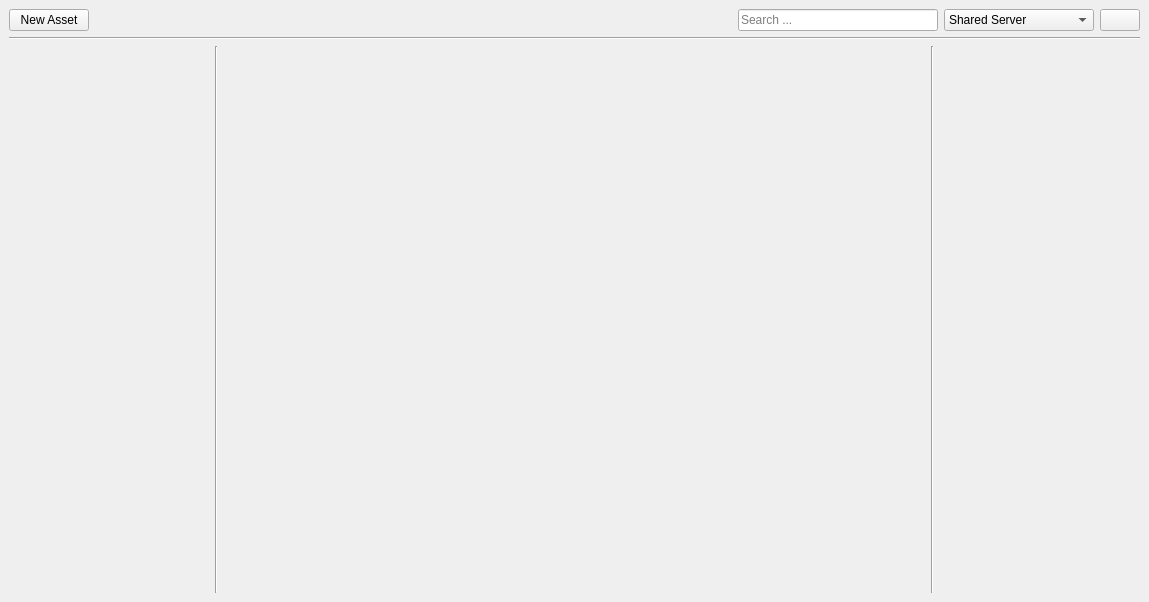
<?xml version="1.0" encoding="UTF-8"?>
<ui version="4.0">
 <class>mainWindow</class>
 <widget class="QMainWindow" name="mainWindow">
  <property name="geometry">
   <rect>
    <x>0</x>
    <y>0</y>
    <width>1149</width>
    <height>602</height>
   </rect>
  </property>
  <property name="windowTitle">
   <string>Junkbox Tool</string>
  </property>
  <widget class="QWidget" name="centralwidget">
   <layout class="QVBoxLayout" name="verticalLayout">
    <item>
     <layout class="QHBoxLayout" name="horizontalLayout_2">
      <item>
       <widget class="QPushButton" name="newAssetButton">
        <property name="text">
         <string>New Asset</string>
        </property>
       </widget>
      </item>
      <item>
       <spacer name="horizontalSpacer">
        <property name="orientation">
         <enum>Qt::Horizontal</enum>
        </property>
        <property name="sizeHint" stdset="0">
         <size>
          <width>40</width>
          <height>20</height>
         </size>
        </property>
       </spacer>
      </item>
      <item>
       <widget class="QLineEdit" name="searchEdit">
        <property name="maximumSize">
         <size>
          <width>200</width>
          <height>16777215</height>
         </size>
        </property>
        <property name="placeholderText">
         <string>Search ...</string>
        </property>
       </widget>
      </item>
      <item>
       <widget class="QComboBox" name="dataPathComboBox">
        <property name="sizePolicy">
         <sizepolicy hsizetype="Minimum" vsizetype="Fixed">
          <horstretch>0</horstretch>
          <verstretch>0</verstretch>
         </sizepolicy>
        </property>
        <property name="minimumSize">
         <size>
          <width>150</width>
          <height>0</height>
         </size>
        </property>
        <item>
         <property name="text">
          <string>Shared Server</string>
         </property>
        </item>
        <item>
         <property name="text">
          <string>test</string>
         </property>
        </item>
       </widget>
      </item>
      <item>
       <widget class="FlatButton" name="settingsButton">
        <property name="text">
         <string/>
        </property>
        <property name="icon">
         <iconset resource="../resource/resource.qrc">
          <normaloff>:/icon/settings.png</normaloff>:/icon/settings.png</iconset>
        </property>
       </widget>
      </item>
     </layout>
    </item>
    <item>
     <widget class="Line" name="line">
      <property name="orientation">
       <enum>Qt::Horizontal</enum>
      </property>
     </widget>
    </item>
    <item>
     <layout class="QHBoxLayout" name="horizontalLayout">
      <item>
       <widget class="AssetHierarchyWidget" name="assetHierarchyWidget" native="true">
        <property name="minimumSize">
         <size>
          <width>200</width>
          <height>0</height>
         </size>
        </property>
        <property name="maximumSize">
         <size>
          <width>200</width>
          <height>16777215</height>
         </size>
        </property>
       </widget>
      </item>
      <item>
       <widget class="Line" name="line_2">
        <property name="orientation">
         <enum>Qt::Vertical</enum>
        </property>
       </widget>
      </item>
      <item>
       <widget class="AssetViewWidget" name="assetViewWidget" native="true">
        <property name="sizePolicy">
         <sizepolicy hsizetype="Preferred" vsizetype="Expanding">
          <horstretch>0</horstretch>
          <verstretch>0</verstretch>
         </sizepolicy>
        </property>
       </widget>
      </item>
      <item>
       <widget class="Line" name="assetPreviewSeparator">
        <property name="orientation">
         <enum>Qt::Vertical</enum>
        </property>
       </widget>
      </item>
      <item>
       <widget class="QWidget" name="assetPreviewContainerWidget" native="true">
        <property name="minimumSize">
         <size>
          <width>200</width>
          <height>0</height>
         </size>
        </property>
        <property name="maximumSize">
         <size>
          <width>200</width>
          <height>16777215</height>
         </size>
        </property>
        <layout class="QVBoxLayout" name="verticalLayout_2">
         <property name="spacing">
          <number>0</number>
         </property>
         <property name="leftMargin">
          <number>0</number>
         </property>
         <property name="topMargin">
          <number>0</number>
         </property>
         <property name="rightMargin">
          <number>0</number>
         </property>
         <property name="bottomMargin">
          <number>0</number>
         </property>
         <item>
          <widget class="AssetPreviewWidget" name="assetPreviewWidget" native="true">
           <property name="minimumSize">
            <size>
             <width>0</width>
             <height>0</height>
            </size>
           </property>
           <property name="maximumSize">
            <size>
             <width>16777215</width>
             <height>16777215</height>
            </size>
           </property>
          </widget>
         </item>
        </layout>
       </widget>
      </item>
     </layout>
    </item>
   </layout>
  </widget>
  <widget class="QMenuBar" name="menubar">
   <property name="geometry">
    <rect>
     <x>0</x>
     <y>0</y>
     <width>1149</width>
     <height>21</height>
    </rect>
   </property>
  </widget>
 </widget>
 <customwidgets>
  <customwidget>
   <class>FlatButton</class>
   <extends>QPushButton</extends>
   <header>junkbox.component.flatbutton.h</header>
  </customwidget>
  <customwidget>
   <class>AssetHierarchyWidget</class>
   <extends>QWidget</extends>
   <header>junkbox.component.assethierarchywidget.h</header>
   <container>1</container>
  </customwidget>
  <customwidget>
   <class>AssetViewWidget</class>
   <extends>QWidget</extends>
   <header>junkbox.component.assetviewwidget.h</header>
   <container>1</container>
  </customwidget>
  <customwidget>
   <class>AssetPreviewWidget</class>
   <extends>QWidget</extends>
   <header>junkbox.component.assetpreviewwidget.h</header>
   <container>1</container>
  </customwidget>
 </customwidgets>
 <resources>
  <include location="../resource/resource.qrc"/>
 </resources>
 <connections/>
</ui>
